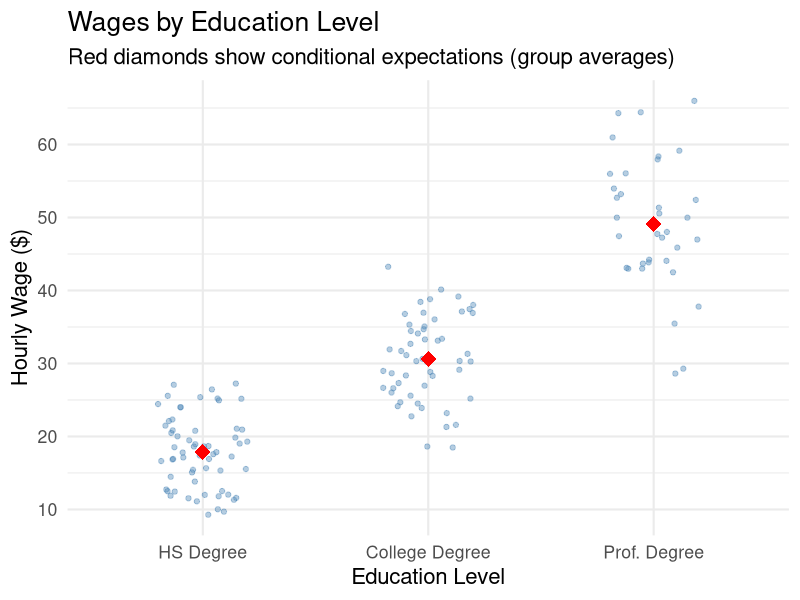
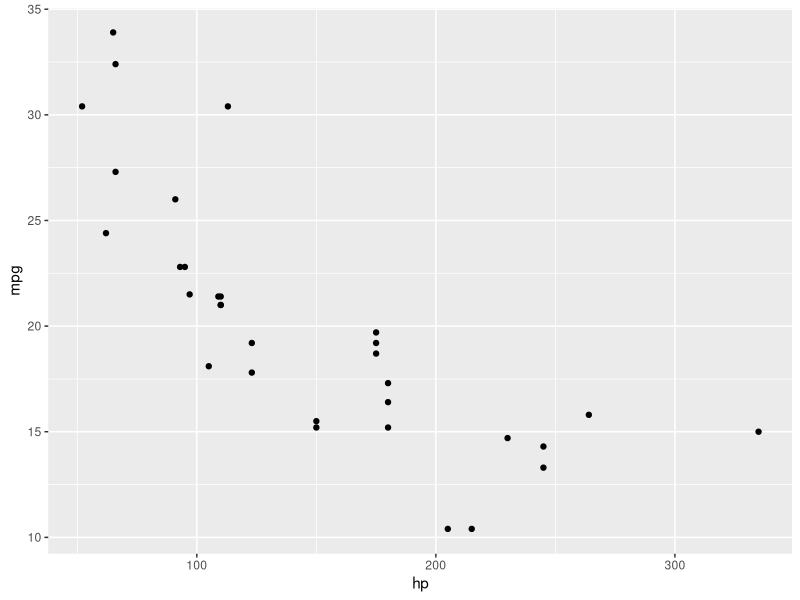
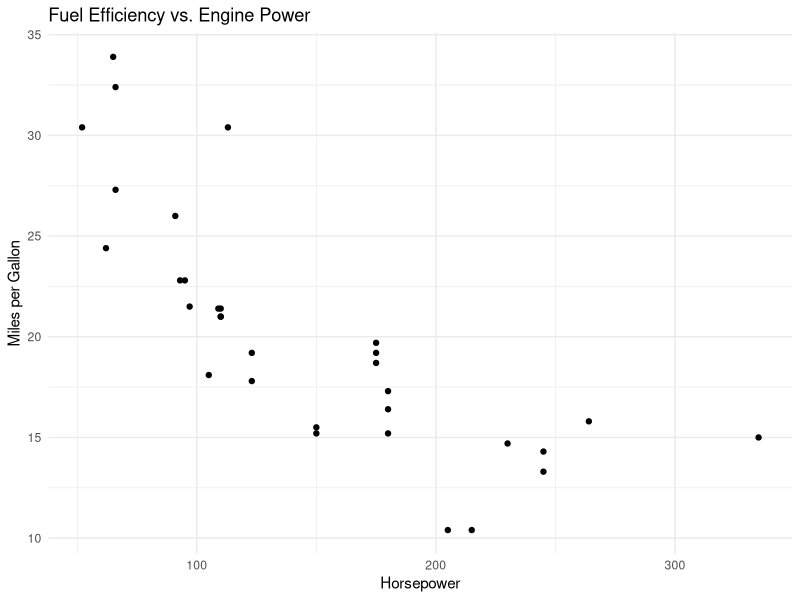
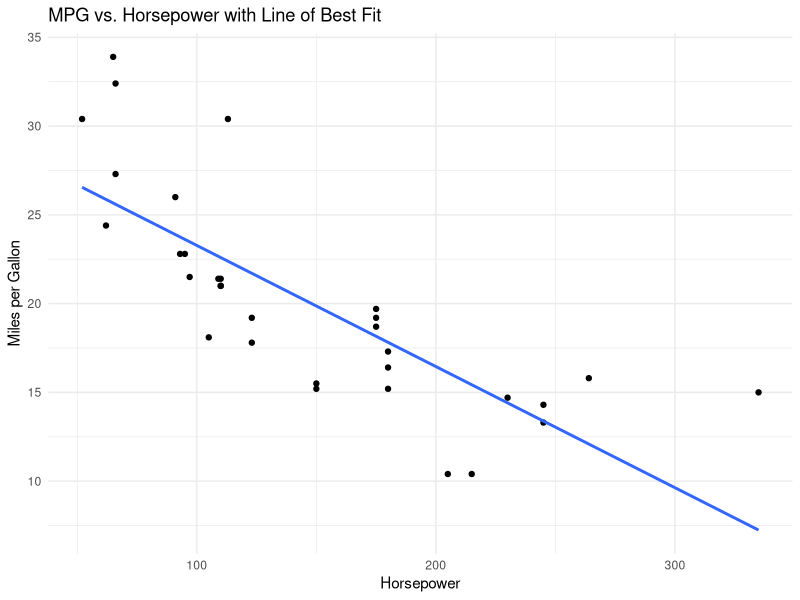
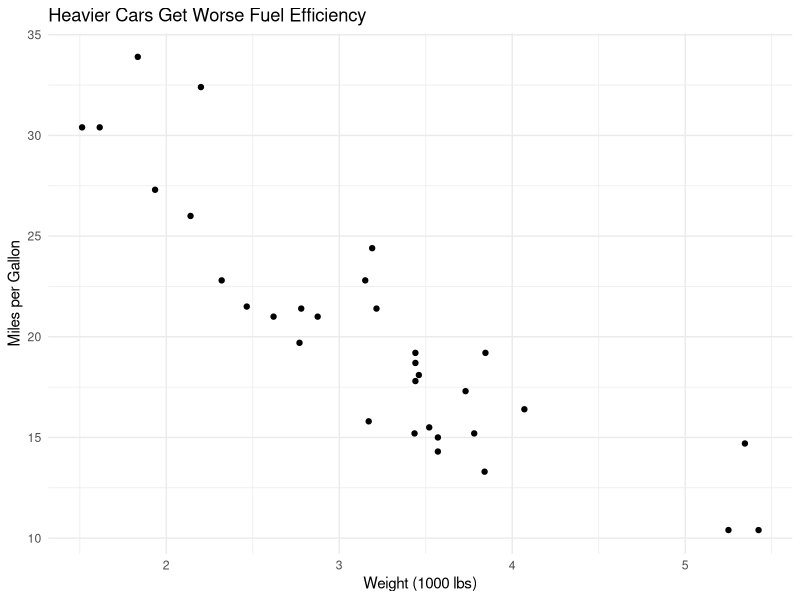
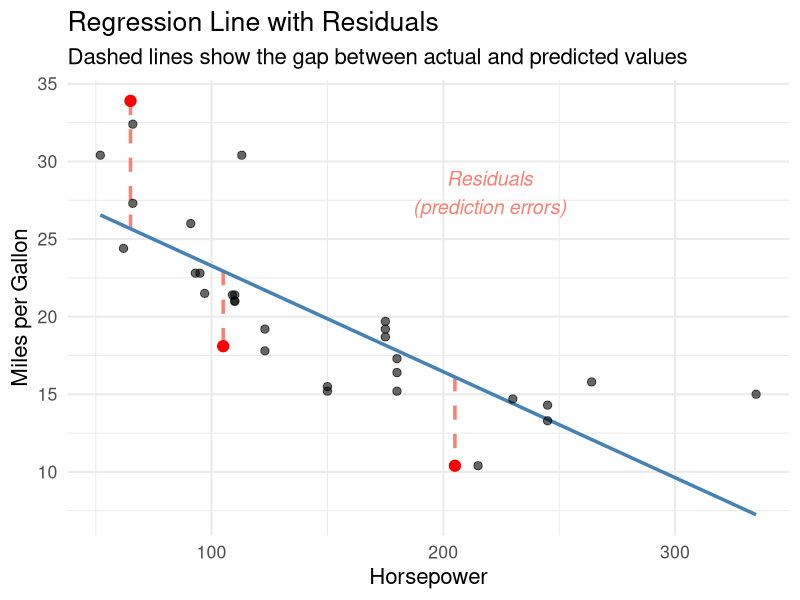
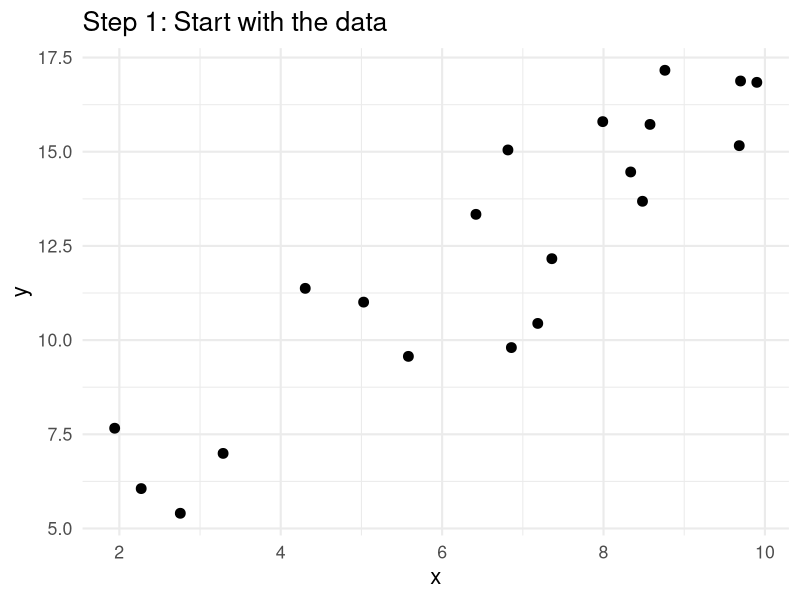
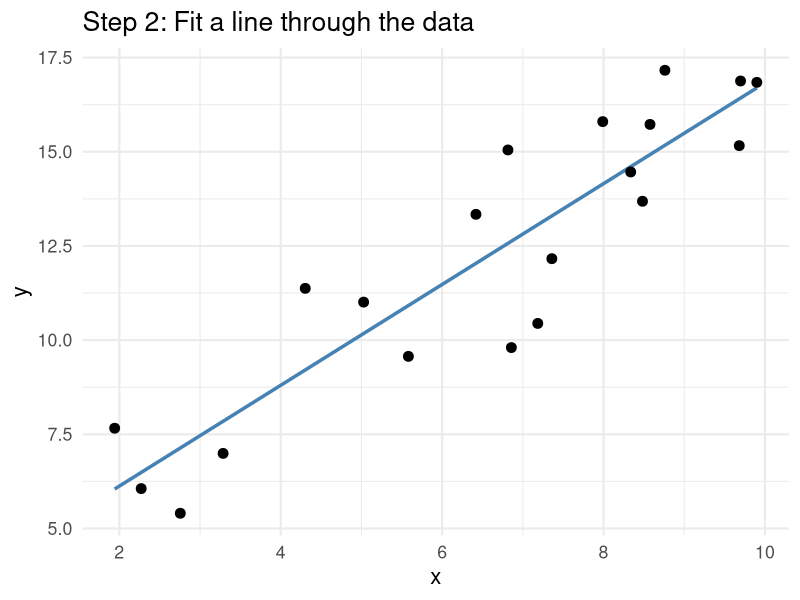

Write the R code that produced these figures, in order.
## ---- chunk 1
#| label: setup
#| echo: false

library(tidyverse)
## ---- chunk 2
#| echo: false
#| fig-height: 4
#| fig-align: center

set.seed(42)
n <- 150
ed_levels <- c("HS Degree", "College Degree", "Prof. Degree")
education <- sample(ed_levels, size = n, replace = TRUE, prob = c(0.4, 0.4, 0.2))
wage <- case_when(
  education == "HS Degree" ~ rnorm(n, mean = 18, sd = 5),
  education == "College Degree" ~ rnorm(n, mean = 30, sd = 7),
  education == "Prof. Degree" ~ rnorm(n, mean = 50, sd = 10)
)
wage <- pmax(wage, 5)

ed_data <- tibble(education = factor(education, levels = ed_levels), wage = wage)

cond_means <- ed_data |>
  group_by(education) |>
  summarize(mean_wage = mean(wage))

ggplot(ed_data, aes(x = education, y = wage)) +
  geom_jitter(alpha = 0.4, width = 0.2, color = "steelblue") +
  geom_point(data = cond_means, aes(x = education, y = mean_wage),
             color = "red", size = 5, shape = 18) +
  labs(x = "Education Level", y = "Hourly Wage ($)",
       title = "Wages by Education Level",
       subtitle = "Red diamonds show conditional expectations (group averages)") +
  theme_minimal(base_size = 16)
## ---- chunk 3
#| output-location: fragment
#| fig-height: 3.5

library(tidyverse)

ggplot(data = mtcars) +
  geom_point(aes(x = hp, y = mpg))
## ---- chunk 4
#| output-location: fragment
#| fig-height: 3

ggplot(data = mtcars) +
  geom_point(aes(x = hp, y = mpg)) +
  labs(
    title = "Fuel Efficiency vs. Engine Power",
    x = "Horsepower",
    y = "Miles per Gallon",
  ) +
  theme_minimal()
## ---- chunk 5
#| output-location: fragment
#| fig-height: 3

ggplot(data = mtcars) +
  geom_point(aes(x = hp, y = mpg)) +
  geom_smooth(aes(x = hp, y = mpg), method = "lm", se = FALSE) +
  labs(x = "Horsepower", y = "Miles per Gallon",
       title = "MPG vs. Horsepower with Line of Best Fit") +
  theme_minimal()
## ---- chunk 6
#| output-location: fragment
#| fig-height: 2.5

ggplot(mtcars) +
  geom_point(aes(x = wt, y = mpg)) +
  labs(x = "Weight (1000 lbs)", y = "Miles per Gallon",
       title = "Heavier Cars Get Worse Fuel Efficiency") +
  theme_minimal()
## ---- chunk 7
#| echo: false
#| fig-height: 4.5
#| fig-align: center

reg_fit <- lm(mpg ~ hp, data = mtcars)
mtcars_aug <- mtcars |>
  mutate(fitted = fitted(reg_fit), resid = residuals(reg_fit))

highlight_idx <- c(6, 15, 20)
highlight_data <- mtcars_aug[highlight_idx, ]

ggplot(mtcars_aug, aes(x = hp, y = mpg)) +
  geom_segment(data = highlight_data,
               aes(x = hp, xend = hp, y = fitted, yend = mpg),
               color = "salmon", linewidth = 1.2, linetype = "dashed") +
  geom_smooth(method = "lm", se = FALSE, color = "steelblue", linewidth = 1.2) +
  geom_point(size = 2.5, alpha = 0.6) +
  geom_point(data = highlight_data, size = 3.5, color = "red") +
  annotate("text", x = 220, y = 28, label = "Residuals\n(prediction errors)",
           color = "salmon", fontface = "italic", size = 5) +
  labs(x = "Horsepower", y = "Miles per Gallon",
       title = "Regression Line with Residuals",
       subtitle = "Dashed lines show the gap between actual and predicted values") +
  theme_minimal(base_size = 16)
## ---- chunk 8
#| echo: false
#| fig-height: 4
#| fig-align: center

set.seed(15)
demo_x <- runif(20, 1, 10)
demo_y <- 2 + 1.5 * demo_x + rnorm(20, 0, 2)
demo_data <- tibble(x = demo_x, y = demo_y)
demo_fit <- lm(y ~ x, data = demo_data)
demo_data <- demo_data |> mutate(fitted = fitted(demo_fit))

ggplot(demo_data, aes(x = x, y = y)) +
  geom_point(size = 3) +
  labs(x = "x", y = "y",
       title = "Step 1: Start with the data") +
  theme_minimal(base_size = 16)
## ---- chunk 9
#| echo: false
#| fig-height: 4
#| fig-align: center

ggplot(demo_data, aes(x = x, y = y)) +
  geom_smooth(method = "lm", se = FALSE, color = "steelblue", linewidth = 1.2) +
  geom_point(size = 3) +
  labs(x = "x", y = "y",
       title = "Step 2: Fit a line through the data") +
  theme_minimal(base_size = 16)
## ---- chunk 10
#| echo: false
#| fig-height: 4
#| fig-align: center

# Pick one point to highlight
hi <- demo_data |> slice(5)

ggplot(demo_data, aes(x = x, y = y)) +
  geom_smooth(method = "lm", se = FALSE, color = "steelblue", linewidth = 1.2) +
  geom_segment(data = hi, aes(x = x, xend = x, y = fitted, yend = y),
               color = "salmon", linewidth = 1.5, linetype = "dashed") +
  geom_point(size = 3, alpha = 0.4) +
  geom_point(data = hi, size = 4, color = "red") +
  annotate("text", x = hi$x + 0.5, y = (hi$y + hi$fitted) / 2,
           label = paste0("Residual\nû = ", round(hi$y - hi$fitted, 1)),
           color = "salmon", fontface = "bold", size = 4.5) +
  labs(x = "x", y = "y",
       title = "Step 3: Measure the prediction error (residual) for one point") +
  theme_minimal(base_size = 16)
## ---- chunk 11
#| echo: false
#| fig-height: 4
#| fig-align: center

sq_size <- abs(hi$y - hi$fitted)

ggplot(demo_data, aes(x = x, y = y)) +
  geom_rect(data = hi,
            aes(xmin = x, xmax = x + sq_size,
                ymin = pmin(y, fitted), ymax = pmax(y, fitted)),
            fill = "salmon", alpha = 0.4) +
  geom_smooth(method = "lm", se = FALSE, color = "steelblue", linewidth = 1.2) +
  geom_point(size = 3, alpha = 0.4) +
  geom_point(data = hi, size = 4, color = "red") +
  annotate("text", x = hi$x + sq_size / 2, y = (hi$y + hi$fitted) / 2,
           label = paste0("û² = ", round((hi$y - hi$fitted)^2, 1)),
           color = "darkred", fontface = "bold", size = 4.5) +
  labs(x = "x", y = "y",
       title = "Step 4: Square it -- this is what OLS minimizes") +
  theme_minimal(base_size = 16)
## ---- chunk 12
#| echo: false
#| fig-height: 4
#| fig-align: center

ggplot(demo_data, aes(x = x, y = y)) +
  geom_rect(aes(xmin = x, xmax = x + abs(y - fitted),
                ymin = pmin(y, fitted), ymax = pmax(y, fitted)),
            fill = "salmon", alpha = 0.3) +
  geom_smooth(method = "lm", se = FALSE, color = "steelblue", linewidth = 1.2) +
  geom_point(size = 3) +
  labs(x = "x", y = "y",
       title = "Step 5: OLS minimizes the TOTAL area of all squares",
       subtitle = "Each pink square = one squared residual. OLS makes the total area as small as possible.") +
  theme_minimal(base_size = 16)
## ---- chunk 13
#| output-location: fragment

# Estimate the regression
lm_mpg <- lm(mpg ~ hp, data = mtcars)

# View the results
summary(lm_mpg)
## ---- chunk 14
#| fig-height: 3.5
#| echo: false

ggplot(mtcars, aes(x = hp, y = mpg)) +
  geom_point(alpha = 0.6) +
  geom_smooth(method = "lm", se = FALSE, color = "steelblue") +
  labs(x = "Horsepower", y = "Miles per Gallon",
       title = "OLS Regression: MPG on Horsepower",
       subtitle = paste0("ŷ = ", round(coef(lm_mpg)[1], 1),
                         " + (", round(coef(lm_mpg)[2], 3), ") × hp")) +
  theme_minimal()
## ---- chunk 15
#| output-location: fragment

lm_wt <- lm(mpg ~ wt, data = mtcars)
coef(lm_wt)
## ---- chunk 16
#| echo: false
#| fig-height: 4
#| fig-align: center

set.seed(99)
n_demo <- 80
x_demo <- runif(n_demo, 0, 10)

y_noise <- 5 + 0.3 * x_demo + rnorm(n_demo, 0, 8)
r2_noise <- round(summary(lm(y_noise ~ x_demo))$r.squared, 2)

ggplot(tibble(x = x_demo, y = y_noise), aes(x, y)) +
  geom_point(alpha = 0.5, size = 2.5) +
  geom_smooth(method = "lm", se = FALSE, color = "steelblue", linewidth = 1.2) +
  labs(title = paste0("R² = ", r2_noise, " — Almost no explanatory power"),
       subtitle = "x explains virtually none of the variation in y",
       x = "x", y = "y") +
  theme_minimal(base_size = 16)
## ---- chunk 17
#| echo: false
#| fig-height: 4
#| fig-align: center

y_mod <- 5 + 1.5 * x_demo + rnorm(n_demo, 0, 3)
r2_mod <- round(summary(lm(y_mod ~ x_demo))$r.squared, 2)

ggplot(tibble(x = x_demo, y = y_mod), aes(x, y)) +
  geom_point(alpha = 0.5, size = 2.5) +
  geom_smooth(method = "lm", se = FALSE, color = "steelblue", linewidth = 1.2) +
  labs(title = paste0("R² = ", r2_mod, " — Clear trend, but lots of noise"),
       subtitle = "x explains some variation, but many points are far from the line",
       x = "x", y = "y") +
  theme_minimal(base_size = 16)
## ---- chunk 18
#| echo: false
#| fig-height: 4
#| fig-align: center

y_tight <- 5 + 1.5 * x_demo + rnorm(n_demo, 0, 0.3)
r2_tight <- round(summary(lm(y_tight ~ x_demo))$r.squared, 2)

ggplot(tibble(x = x_demo, y = y_tight), aes(x, y)) +
  geom_point(alpha = 0.5, size = 2.5) +
  geom_smooth(method = "lm", se = FALSE, color = "steelblue", linewidth = 1.2) +
  labs(title = paste0("R² = ", r2_tight, " — Nearly perfect fit"),
       subtitle = "Almost all variation in y is explained by x",
       x = "x", y = "y") +
  theme_minimal(base_size = 16)
## ---- chunk 19
#| echo: false
#| fig-height: 4
#| fig-align: center

set.seed(50)
n_zcm <- 300
x_zcm <- runif(n_zcm, 0, 10)
mu_good <- rnorm(n_zcm, 0, 2)
y_zcm <- 3 + 2 * x_zcm + mu_good

zcm_data <- tibble(x = x_zcm, y = y_zcm, mu = mu_good)

# Bin the data and compute mean residuals
zcm_bins <- zcm_data |>
  mutate(x_bin = cut(x, breaks = 5)) |>
  group_by(x_bin) |>
  summarize(mean_mu = mean(mu), mid_x = mean(x), .groups = "drop")

ggplot(zcm_data, aes(x = x, y = mu)) +
  geom_point(alpha = 0.3, color = "steelblue") +
  geom_hline(yintercept = 0, color = "red", linewidth = 1.2, linetype = "dashed") +
  geom_point(data = zcm_bins, aes(x = mid_x, y = mean_mu),
             color = "red", size = 5, shape = 18) +
  labs(x = "x", y = "Error term (μ)",
       title = "When E[μ | x] = 0 holds",
       subtitle = "Red diamonds: average μ within each bin ≈ 0 regardless of x") +
  theme_minimal(base_size = 16)
## ---- chunk 20
#| echo: false
#| fig-height: 4
#| fig-align: center

set.seed(50)
mu_bad <- rnorm(n_zcm, 0, 2) + 0.8 * x_zcm - 4  # mu is correlated with x
y_bad <- 3 + 2 * x_zcm + mu_bad

zcm_bad <- tibble(x = x_zcm, y = y_bad, mu = mu_bad)

zcm_bins_bad <- zcm_bad |>
  mutate(x_bin = cut(x, breaks = 5)) |>
  group_by(x_bin) |>
  summarize(mean_mu = mean(mu), mid_x = mean(x), .groups = "drop")

ggplot(zcm_bad, aes(x = x, y = mu)) +
  geom_point(alpha = 0.3, color = "coral") +
  geom_hline(yintercept = 0, color = "red", linewidth = 1.2, linetype = "dashed") +
  geom_point(data = zcm_bins_bad, aes(x = mid_x, y = mean_mu),
             color = "darkred", size = 5, shape = 18) +
  labs(x = "x", y = "Error term (μ)",
       title = "When E[μ | x] = 0 FAILS",
       subtitle = "Average μ is negative at low x and positive at high x — errors are correlated with x!") +
  theme_minimal(base_size = 16)
## ---- chunk 21
#| output-location: fragment

set.seed(1248)
n_pop <- 1000
pop_data <- tibble(
  x = sample(1:100, size = n_pop, replace = TRUE),
  y = 3.5 + 2.21 * x + rnorm(n_pop)
)

# The TRUE slope is 2.21
## ---- chunk 22
#| output-location: fragment

set.seed(812476)
n_sims <- 500
sample_size <- 25

# Create a dataframe to store our results
sim_results <- tibble(iteration = integer(), b1_hat = numeric())

# Run the simulation
for (i in 1:n_sims) {
  samp <- slice_sample(pop_data, n = sample_size, replace = TRUE)
  b1_hat <- coef(lm(y ~ x, data = samp))[2]
  sim_results <- sim_results |> add_row(iteration = i, b1_hat = b1_hat)
}

mean(sim_results$b1_hat)
## ---- chunk 23
#| echo: false
#| fig-height: 4
#| fig-align: center

ggplot(sim_results, aes(x = b1_hat)) +
  geom_histogram(binwidth = 0.015, fill = "steelblue", alpha = 0.7, color = "white") +
  geom_vline(xintercept = 2.21, color = "red", linewidth = 1.2, linetype = "dashed") +
  geom_vline(xintercept = mean(sim_results$b1_hat), color = "forestgreen",
             linewidth = 1.2) +
  annotate("text", x = 2.275, y = 40, label = paste0("True β = 2.21"),
           color = "red", size = 5, fontface = "bold") +
  annotate("text", x = 2.145, y = 35,
           label = paste0("Mean = ", round(mean(sim_results$b1_hat), 3)),
           color = "forestgreen", size = 5, fontface = "bold") +
  labs(x = expression(hat(beta)[1]), y = "Count",
       title = "Distribution of OLS Slope Estimates Across 500 Samples",
       subtitle = "Each bar represents estimates that fell in a narrow range") +
  theme_minimal(base_size = 16)
## ---- chunk 24
#| echo: false
#| fig-height: 3
#| fig-align: center
#| layout-ncol: 2

set.seed(77)
n_h <- 100
x_h <- runif(n_h, 1, 10)
y_homo <- 2 + 1.5 * x_h + rnorm(n_h, 0, 2)
y_hetero <- 2 + 1.5 * x_h + rnorm(n_h, 0, 1.2 * x_h)

ggplot(tibble(x = x_h, y = y_homo), aes(x, y)) +
  geom_point(alpha = 0.6) +
  geom_smooth(method = "lm", se = FALSE, color = "steelblue") +
  labs(title = "Homoskedasticity", subtitle = "Constant spread",
       x = "x", y = "y") +
  theme_minimal(base_size = 14)

ggplot(tibble(x = x_h, y = y_hetero), aes(x, y)) +
  geom_point(alpha = 0.6) +
  geom_smooth(method = "lm", se = FALSE, color = "steelblue") +
  labs(title = "Heteroskedasticity", subtitle = "Spread increases with x",
       x = "x", y = "y") +
  theme_minimal(base_size = 14)
## ---- chunk 25
#| echo: false
#| fig-height: 4
#| fig-align: center

set.seed(444)
n_var <- 500

# Population with low noise
pop_low <- tibble(x = sample(1:100, 1000, replace = TRUE),
                  y = 5 + 2 * x + rnorm(1000, 0, 5))
# Population with high noise
pop_high <- tibble(x = sample(1:100, 1000, replace = TRUE),
                   y = 5 + 2 * x + rnorm(1000, 0, 50))

sim_var <- tibble(
  iteration = 1:n_var,
  low_noise = map_dbl(1:n_var, function(i) {
    samp <- slice_sample(pop_low, n = 30, replace = TRUE)
    coef(lm(y ~ x, data = samp))[2]
  }),
  high_noise = map_dbl(1:n_var, function(i) {
    samp <- slice_sample(pop_high, n = 30, replace = TRUE)
    coef(lm(y ~ x, data = samp))[2]
  })
)

sim_var_long <- sim_var |>
  pivot_longer(cols = c(low_noise, high_noise),
               names_to = "scenario", values_to = "estimate") |>
  mutate(scenario = ifelse(scenario == "low_noise",
                           paste0("Low noise (σ = 5), SD = ", round(sd(sim_var$low_noise), 2)),
                           paste0("High noise (σ = 50), SD = ", round(sd(sim_var$high_noise), 2))))

ggplot(sim_var_long, aes(x = estimate, fill = scenario)) +
  geom_histogram(binwidth = 0.06, alpha = 0.6, position = "identity", color = "white") +
  geom_vline(xintercept = 2, color = "red", linewidth = 1.2, linetype = "dashed") +
  annotate("text", x = 2, y = 75, label = "True β = 2", color = "red",
           size = 5, fontface = "bold", hjust = -0.1) +
  scale_fill_manual(values = c("steelblue", "coral")) +
  labs(x = expression(hat(beta)[1]), y = "Count", fill = "",
       title = "More noise → less precise estimates",
       subtitle = "Both are unbiased (centered on 2), but high noise has much wider spread") +
  theme_minimal(base_size = 14) +
  theme(legend.position = "bottom")
## ---- chunk 26
#| echo: false
#| fig-height: 4
#| fig-align: center

set.seed(555)

# Population with low variation in x
pop_low_x <- tibble(x = sample(40:60, 1000, replace = TRUE),
                    y = 5 + 2 * x + rnorm(1000, 0, 15))
# Population with high variation in x
pop_high_x <- tibble(x = sample(1:100, 1000, replace = TRUE),
                     y = 5 + 2 * x + rnorm(1000, 0, 15))

sim_x <- tibble(
  iteration = 1:n_var,
  low_var_x = map_dbl(1:n_var, function(i) {
    samp <- slice_sample(pop_low_x, n = 30, replace = TRUE)
    coef(lm(y ~ x, data = samp))[2]
  }),
  high_var_x = map_dbl(1:n_var, function(i) {
    samp <- slice_sample(pop_high_x, n = 30, replace = TRUE)
    coef(lm(y ~ x, data = samp))[2]
  })
)

sim_x_long <- sim_x |>
  pivot_longer(cols = c(low_var_x, high_var_x),
               names_to = "scenario", values_to = "estimate") |>
  mutate(scenario = ifelse(scenario == "low_var_x",
                           paste0("x range: 40-60, SD = ", round(sd(sim_x$low_var_x), 2)),
                           paste0("x range: 1-100, SD = ", round(sd(sim_x$high_var_x), 2))))

ggplot(sim_x_long, aes(x = estimate, fill = scenario)) +
  geom_histogram(binwidth = 0.06, alpha = 0.6, position = "identity", color = "white") +
  geom_vline(xintercept = 2, color = "red", linewidth = 1.2, linetype = "dashed") +
  annotate("text", x = 2, y = 70, label = "True β = 2", color = "red",
           size = 5, fontface = "bold", hjust = -0.1) +
  scale_fill_manual(values = c("coral", "forestgreen")) +
  labs(x = expression(hat(beta)[1]), y = "Count", fill = "",
       title = "More variation in x → more precise estimates",
       subtitle = "Both are unbiased, but wider x range gives tighter estimates") +
  theme_minimal(base_size = 14) +
  theme(legend.position = "bottom")
## ---- chunk 27
#| echo: false
#| fig-height: 4
#| fig-align: center

set.seed(666)

pop_n <- tibble(x = sample(1:100, 2000, replace = TRUE),
                y = 5 + 2 * x + rnorm(2000, 0, 20))

sim_n <- tibble(
  iteration = 1:n_var,
  n_15 = map_dbl(1:n_var, function(i) {
    samp <- slice_sample(pop_n, n = 15, replace = TRUE)
    coef(lm(y ~ x, data = samp))[2]
  }),
  n_200 = map_dbl(1:n_var, function(i) {
    samp <- slice_sample(pop_n, n = 200, replace = TRUE)
    coef(lm(y ~ x, data = samp))[2]
  })
)

sim_n_long <- sim_n |>
  pivot_longer(cols = c(n_15, n_200),
               names_to = "scenario", values_to = "estimate") |>
  mutate(scenario = ifelse(scenario == "n_15",
                           paste0("n = 15, SD = ", round(sd(sim_n$n_15), 2)),
                           paste0("n = 200, SD = ", round(sd(sim_n$n_200), 2))))

ggplot(sim_n_long, aes(x = estimate, fill = scenario)) +
  geom_histogram(binwidth = 0.06, alpha = 0.6, position = "identity", color = "white") +
  geom_vline(xintercept = 2, color = "red", linewidth = 1.2, linetype = "dashed") +
  annotate("text", x = 2, y = 80, label = "True β = 2", color = "red",
           size = 5, fontface = "bold", hjust = -0.1) +
  scale_fill_manual(values = c("coral", "forestgreen")) +
  labs(x = expression(hat(beta)[1]), y = "Count", fill = "",
       title = "Larger samples → more precise estimates",
       subtitle = "Larger n means more variation in x (higher SST_x) → tighter distribution") +
  theme_minimal(base_size = 14) +
  theme(legend.position = "bottom")
## ---- chunk 28
#| output-location: fragment
#| fig-height: 2.5

ggplot(mtcars, aes(x = disp, y = mpg)) +
  geom_point(alpha = 0.6) +
  geom_smooth(method = "lm") +
  labs(x = "Displacement (cu.in.)", y = "MPG",
       title = "MPG vs. Engine Displacement") +
  theme_minimal()
## ---- chunk 29
#| output-location: fragment

summary(lm(mpg ~ disp, data = mtcars))
